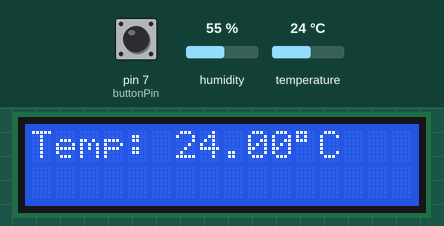
Recording of a sketch running on a simulated Arduino Uno, built with avr-gcc and run on an emulated ATmega328P. Parts: 16×2 character LCD. The inputs (shaded band) are chosen by the test bench; at power-on: pin 7 (buttonPin) HIGH, humidity 55 %, temperature 24 °C. What the sketch prints to the serial monitor is not drawn.

Above: at 1.6 s.
1.7 s: pin 7 (buttonPin) pulled LOW for 0.15 s
At 3.1 s:
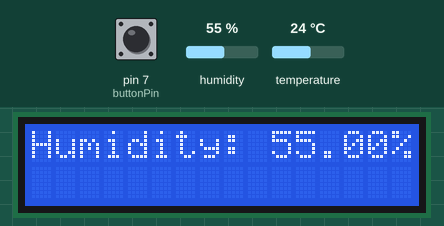
3.4 s: pin 7 (buttonPin) pulled LOW for 1 s
At 5.6 s:
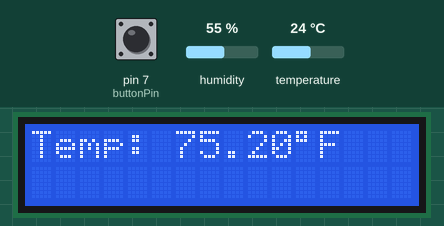
5.9 s: pin 7 (buttonPin) pulled LOW for 3.2 s
At 9.4 s:
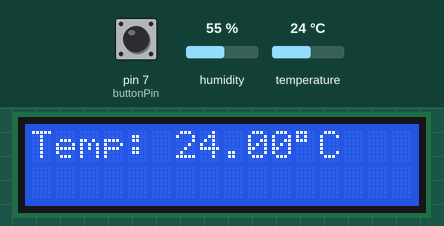
Timing chart, 0 to 10.9 s (numbered marks = the images above; inputs shaded):
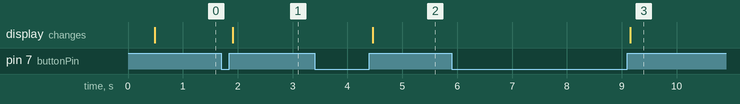

The sketch:

DHT11-on-LCD-with-PB.ino
```cpp
/*
This code reads temperature and humidity data from a DHT11 sensor and displays it
on an LCD screen. It also uses a push button to cycle through different display
options, including displaying the temperature in Celsius, displaying the humidity,
and displaying the temperature in Fahrenheit*/

/*Include the LiquidCrystal and DHT libraries using the #include directive. The
DHT library is used to interface with the DHT11 sensor, while the LiquidCrystal
library is used to control the LCD screen.*/

#include <LiquidCrystal.h> // include the LiquidCrystal library to provide a set of functions for controlling LCD

//DHT11
#include <Adafruit_Sensor.h> // Include this library to provide common interface for reading sensor data
#include <DHT.h> // Include DHT library to provide functions for reading temperature and humidity data from DHT sensor
#include <DHT_U.h>

//Define the pins used to connect the LCD screen and the DHT11 sensor
#define DHTPIN 6 // Define a constant macro and assigns it the value (pin) of 6
#define DHTTYPE    DHT11
DHT_Unified dht(DHTPIN, DHTTYPE); // Initialize an instance of the "DTH_Unified" class called "dht"
uint32_t delayMS;

// initialize the library by associating any needed LCD interface pin
// with the arduino pin number it is connected to
const int rs = 12, en = 11, d4 = 5, d5 = 4, d6 = 3, d7 = 2;
LiquidCrystal lcd(rs, en, d4, d5, d6, d7);

// Set up a constant integer variable to represent the button pin number
const int buttonPin = 7;

// Initialize integer variables to hold the current and last state of the button
int buttonState = LOW;
int lastButtonState = LOW;

// Set up variables to manage debouncing the button signal
unsigned long lastDebounceTime = 0;
unsigned long debounceDelay = 50;

// Set up a variable to keep track of how many times the button has been pressed
int count= 0;


void setup() {
  /* Initialize the LCD screen using the lcd.begin(16, 2) command and starts the serial communication
using Serial.begin(9600).*/
  pinMode(buttonPin, INPUT_PULLUP);  // Use built-in pullup
  lcd.begin(16, 2);
  Serial.begin(9600);       //serial communication at 9600 bits per second

/*Set up the DHT11 sensor by calling the dht.begin() function and print
the details of the temperature and humidity sensors to the Serial Monitor.*/
  //DHT11
  dht.begin();
  Serial.println(F("DHTxx Unified Sensor Example"));
  sensor_t sensor;
  dht.temperature().getSensor(&sensor);
  Serial.println(F("------------------------------------"));
  Serial.println(F("Temperature Sensor"));
  Serial.print  (F("Sensor Type: ")); Serial.println(sensor.name);
  Serial.print  (F("Driver Ver:  ")); Serial.println(sensor.version);
  Serial.print  (F("Unique ID:   ")); Serial.println(sensor.sensor_id);
  Serial.print  (F("Max Value:   ")); Serial.print(sensor.max_value); Serial.println(F("°C"));
  Serial.print  (F("Min Value:   ")); Serial.print(sensor.min_value); Serial.println(F("°C"));
  Serial.print  (F("Resolution:  ")); Serial.print(sensor.resolution); Serial.println(F("°C"));
  Serial.println(F("------------------------------------"));
  // Print humidity sensor details.
  dht.humidity().getSensor(&sensor);
  Serial.println(F("Humidity Sensor"));
  Serial.print  (F("Sensor Type: ")); Serial.println(sensor.name);
  Serial.print  (F("Driver Ver:  ")); Serial.println(sensor.version);
  Serial.print  (F("Unique ID:   ")); Serial.println(sensor.sensor_id);
  Serial.print  (F("Max Value:   ")); Serial.print(sensor.max_value); Serial.println(F("%"));
  Serial.print  (F("Min Value:   ")); Serial.print(sensor.min_value); Serial.println(F("%"));
  Serial.print  (F("Resolution:  ")); Serial.print(sensor.resolution); Serial.println(F("%"));
  Serial.println(F("------------------------------------"));
  // Set delay between sensor readings based on sensor details.
  delayMS = sensor.min_delay / 1000;
}

void loop() {

// DON LCD, display Temperature in Celsius, Humidity and Temperature in Fahrenheit

int reading = digitalRead(buttonPin); //Read the state of the button

//debounce the button to avoid bouncing signals
if (reading != lastButtonState) {
  lastDebounceTime = millis();
}
if ((millis() - lastDebounceTime) > debounceDelay) {
  //if the button state has changed, and is stable, update buttonState variable
  if (reading != buttonState) {
    buttonState = reading;
    //if the button is pressed, cycle through display options
    if (buttonState == HIGH) {
      count++;
      //reset count to 1 after reaching max count
      if(count == 4){
        count = 1;
      }
      //switch case statement to handle different display options
      switch(count){
        case 1:
          //Display temperature in Celsius
          sensors_event_t event;
          dht.temperature().getEvent(&event);// Read the temperature data from DHT11 sensor using temperature() function and store results in "event" variable.
          if (isnan(event.temperature)) { // If temperature event is not a number
            Serial.println(F("Error reading temperature!")); // Print error
          }
          else { // Print temperature event number with Celsius symbol
            lcd.clear();
            lcd.setCursor(0,0);
            lcd.print("Temp: ");
            lcd.print(event.temperature);
            lcd.print(char(223));
            lcd.print("C");
          }
          break;
        case 2:
          //Display humidity
          dht.humidity().getEvent(&event);// reads the humidity data from the DHT11 sensor using humidity() function and store the result in the "event" variable.
          if (isnan(event.relative_humidity)) { // If humidity event is not a number
            Serial.println(F("Error reading humidity!")); //print error
          }
          else {
            lcd.clear(); // Print humidity number with a percentage symbol
            lcd.setCursor(0,0);
            lcd.print("Humidity: ");
            lcd.print(event.relative_humidity);
            lcd.print("%");
          }
          break;
        case 3:
          //Display temperature in Fahrenheit
          dht.temperature().getEvent(&event);
          if (isnan(event.temperature)) {
            Serial.println(F("Error reading temperature!"));
          }
          else {  // Conversion from Celsius to Fahrenheit
            float f = (event.temperature * 1.8) + 32;
            lcd.clear();
            lcd.setCursor(0,0);
            lcd.print("Temp: ");
            lcd.print(f);
            lcd.print(char(223));
            lcd.print("F");
          }
          break;
      }
    }
  }
}
//update lastButtonState to current reading for next cycle
lastButtonState = reading;


}
```

Measured:
- after the input at 1.7 s, the display: changes after 0.21 s (image 1)
- after the input at 3.4 s, the display: changes after 1.1 s (image 2)
- after the input at 5.9 s, the display: changes after 3.3 s (image 3)
